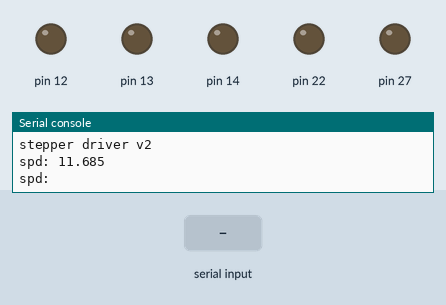
This program was run on a simulated MicroPython board. On the bench: output pins drawn as LEDs (lit = HIGH), the last lines printed to the serial console. Inputs (shaded band) come from the test bench.

Above: at 1.2 s.
1.3 s: "1" typed at the serial console, then Enter
At 1.4 s:
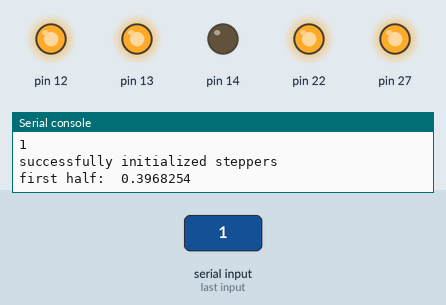
At 35.6 s:
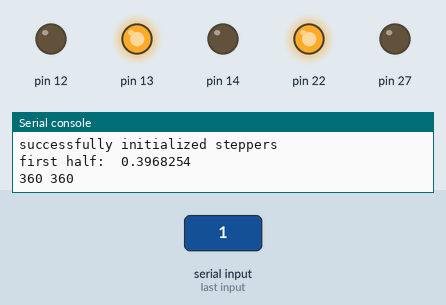
Timing chart, 0 to 39.6 s (numbered marks = the images above; inputs shaded):
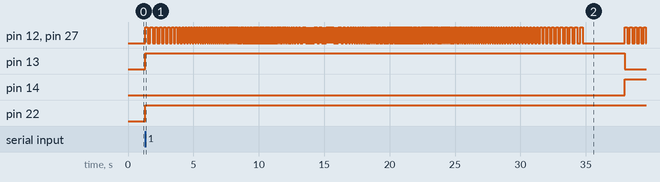

Measured:
- after the input at 1.3 s, pin 12, pin 27: LOW → HIGH at once, → LOW 0.20 s later, → HIGH 0.20 s later, → LOW 0.19 s later, … (730 changes in this stretch); pin 13: LOW → HIGH at once, → LOW 36.7 s later; pin 14: LOW → HIGH after 36.7 s; pin 22: LOW → HIGH at once

The program:

motorCalibration.py
```python
import stepperDriver as st
import time
global maxAccel
global maxVel
global maxStartVel
maxAccel = 0.19
maxDecel = 0.125
maxVel = 250
maxStartVel = 5
mode = 1
stepsPerMM=6.45
stepsPerDegree = 11.685
while True:
    if mode == 1:

        print("spd: "+str(stepsPerDegree))
        stepsPerDegree = float(input("spd: "))

        steps = (stepsPerDegree*360)*1
        st.init(12, 13, 27, 14, 22)
        st.ennableMotors(1)
        st.setDir(1,0)
        st.stepSteps(round(steps),maxAccel,maxDecel,maxVel,maxStartVel/2)
        time.sleep(3)
        st.setDir(0,1)
        st.stepSteps(round(steps),maxAccel,maxDecel,maxVel,maxStartVel/2)
        time.sleep(3)
        st.ennableMotors(0)

    if mode == 2:
        print("spm: "+str(stepsPerMM))
        stepsPerMM=float(input("spm: "))
        steps = stepsPerMM*1000
        st.init(12, 13, 27, 14, 22)
        st.ennableMotors(1)
        st.setDir(1,1)
        st.stepSteps(round(steps),maxAccel,maxDecel,maxVel,maxStartVel/2)
        time.sleep(3)
        st.setDir(0,0)
        st.stepSteps(round(steps),maxAccel,maxDecel,maxVel,maxStartVel/2)
        time.sleep(3)
        st.ennableMotors(0)
```

stepperDriver.py
```python
#!/usr/bin/env python3
# -*- coding: utf-8 -*-
"""
Created on Mon Oct 16 09:24:09 2023

@author: matt2d2
"""

print("stepper driver v2")
import utime
def smsSleep(slpTime):
    utime.sleep_us(int(slpTime*1000000))

def init(step1d, dir1d, step2d, dir2d, enabled):
    try:
        from machine import Pin
        global step1
        global step2
        global dir1
        global dir2
        global enable
        step1 = Pin(step1d, Pin.OUT) #left
        dir1 = Pin(dir1d, Pin.OUT)
        step2 = Pin(step2d, Pin.OUT) #right
        dir2 = Pin(dir2d, Pin.OUT)
        enable = Pin(enabled, Pin.OUT)
        enable.value(0)
        dir1.value(1)
        dir2.value(1)
        step1.value(0)
        step2.value(0)
        print("successfully initialized steppers")
    except:
        print("PIN INIT FAIL: test mode not implimented")
def setDir(Ldir, Rdir):
    dir1.value(Ldir)
    dir2.value(Rdir)
def ennableMotors(val):
    enable.value(val)
def step(hz):
    step1.value(1)
    step2.value(1)
    smsSleep((1/hz)/2)
    step1.value(0)
    step2.value(0)
    smsSleep((1/hz)/2)
def stepSteps(steps, acceli, deceli, maxVel, vi):
    #get accel decel steps
    realSteps = steps
    steps -= 1
    curVel = vi
    stepsDone = 0
    global curX
    curX = -(steps/2)


    first = ((deceli)/(acceli+deceli))
    print("first half: ",first)

    mid = first*steps-1
    # constant acceleration in a triangle patern, clamp velocity
    midStep = mid

    #check which side of the triangle we are on

    while stepsDone <= steps:
        if curVel < vi:
            curVel = vi
        if stepsDone <= midStep:
            #first half
            dir = 1
            accel = acceli
        if stepsDone >= midStep:
            dir = -1
            accel = deceli

        if curVel >= maxVel:
            step(maxVel)
            stepsDone+=1
            #step(curVel)
            #print("maxvel")

        if curVel < maxVel:
            step(curVel)
            stepsDone+=1


        curVel += accel*dir

    if stepsDone < steps:
        for i in range(steps-stepsDone):
            step(vi)
    print(stepsDone, realSteps)
```
